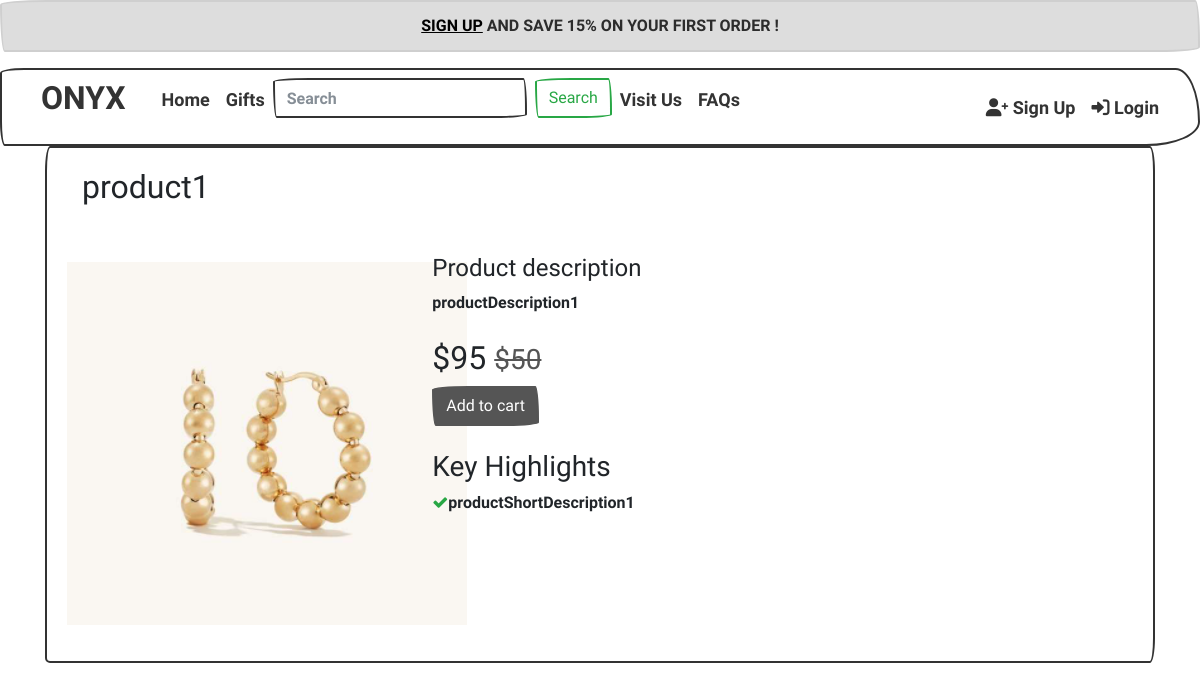
/Home/details/1, run on the app's committed database.
### tables this page shows
CREATE TABLE `products` (
  `productId` int(11) NOT NULL,
  `productName` varchar(1000) NOT NULL,
  `productShortDescription` varchar(10000) NOT NULL,
  `productDescription` varchar(10000) NOT NULL,
  `productType` varchar(1000) NOT NULL,
  `previousPrice` int(255) NOT NULL,
  `actualPrice` int(11) NOT NULL,
  `material` varchar(1000) NOT NULL,
  `quantity` varchar(1000) NOT NULL,
  `isGift` tinyint(1) NOT NULL,
  `pictureName` varchar(1000) NOT NULL
);

### app/controllers/Home.php (called while the page is built, shortened)
<?php
class Home extends Controller
{
    public function __construct()
    {
        $this->productModel = $this->model('productModel');
    }
    public function details($product_id)
    {
        $products = $this->productModel->getProductById($product_id);
        $data = ['products' => $products];
        $this->view('Home/details', $data);
    }
}

### app/core/App.php (called while the page is built, shortened)
<?php
class App
{
    protected $currentMethod = 'index';
    public function __construct()
    {
        $url = $this->parseURL();
        if (file_exists('../app/controllers/' . $url[0] . '.php')) {
            unset($url[0]);
        }
        $this->currentController = new $this->currentController;
        if (isset($url[1])) {
            if (method_exists($this->currentController, $url[1])) {
                $this->currentMethod = $url[1];
                unset($url[1]);
            }
        }
        $this->params = $url ? array_values($url) : [];
        call_user_func_array([$this->currentController, $this->currentMethod], $this->params);
    }
    public function parseURL()
    {
        if (isset($_GET['url'])) {
            $url = rtrim($_GET['url'], '/');
            $url = filter_var($url, FILTER_SANITIZE_URL);
            $url = explode('/', $url);
            return $url;
        }
    }
}

### public/index.php (called while the page is built, shortened)
<?php
    $init = new App;
?>

### app/core/Model.php (called while the page is built, shortened)
<?php
class Model
{
    private $host = DB_HOST;
    private $user = DB_USER;
    private $pass = DB_PASS;
    private $dbname = DB_NAME;
    private $dbh;
    private $stmt;
    public function __construct()
    {
        $dsn = 'mysql:host=' . $this->host . ';dbname=' . $this->dbname;
        $options = array(
            PDO::ATTR_PERSISTENT => true,
            PDO::ATTR_ERRMODE => PDO::ERRMODE_EXCEPTION
        );
        try {
            $this->dbh = new PDO($dsn, $this->user, $this->pass, $options);
        } catch (PDOException $e) {
            $this->error = $e->getMessage();
            echo $this->error;
        }
    }
    public function query($sql)
    {
        $this->stmt = $this->dbh->prepare($sql);
    }
    public function bind($param, $value, $type = null)
    {
        if (is_null($type)) {
            switch (true) {
                default:
                    $type = PDO::PARAM_STR;
            }
        }
        $this->stmt->bindValue($param, $value, $type);
    }
    public function execute()
    {
        return $this->stmt->execute();
    }
    public function getSingle(){
        $this->execute();
        return $this->stmt->fetch(PDO::FETCH_OBJ);
    }
}

### app/models/productModel.php (called while the page is built, shortened)
<?php
class productModel
{
    public function __construct()
    {
        $this->db = new Model;
    }
    public function getProductById($product_id)
    {
        $this->db->query("SELECT * FROM products WHERE productId = :product_Id ");
        $this->db->bind(':product_Id', $product_id);
        return $this->db->getSingle();
    }
}

### app/views/Home/details.php (the view, shortened to what this page needs)
<?php require APPROOT . '/views/includes/header.php';
$name= $data["products"]->pictureName;?>
<link href="https://maxcdn.bootstrapcdn.com/font-awesome/4.7.0/css/font-awesome.min.css" rel="stylesheet">
<div class="container">
    <div class="card">
        <div class="card-body">
            <div class="container productName">
                <h2> <?php echo $data["products"]->productName ?></h2><br>
            </div>
            <form action="" method='post'>
                <div class="row">
                    <div class="col-lg-4 col-md-5 col-sm-6"><br>
                        <div class="white-box text-center"><img
                                src="http://localhost/WebsiteMVC/public/img/<?php echo($name)?>" class="img-responsive">
                        </div>
                    </div>
                    <div class="col-lg-7 col-md-7 col-sm-6">
                        <h4 class="box-title mt-3">Product description</h4>
                        <p><?php echo $data["products"]->productDescription ?></p>
                        <h2 class="mt-4">
                            $<?php echo $data["products"]->actualPrice?>
                            <small><s class='text-secondary'>$<?php echo $data["products"]->previousPrice ?></s></small>
                        </h2>
                        <button class="btn btn-dark btn-rounded" type="submit" name="addToCartButton">Add to
                            cart</button>
                        <h3 class="box-title mt-4">Key Highlights</h3>
                        <ul class="list-unstyled">
                            <li><i
                                    class="fa fa-check text-success"></i><?php echo $data["products"]->productShortDescription?>
                            </li>
                        </ul>
                    </div>
                </div>
        </div>
    </div>
</div>
<?php require APPROOT . '/views/includes/footer.php'; ?>

### data on the page
products: productName "product1", pictureName (picture), productDescription "productDescription1", actualPrice "95", previousPrice "50", productShortDescription "productShortDescription1"
